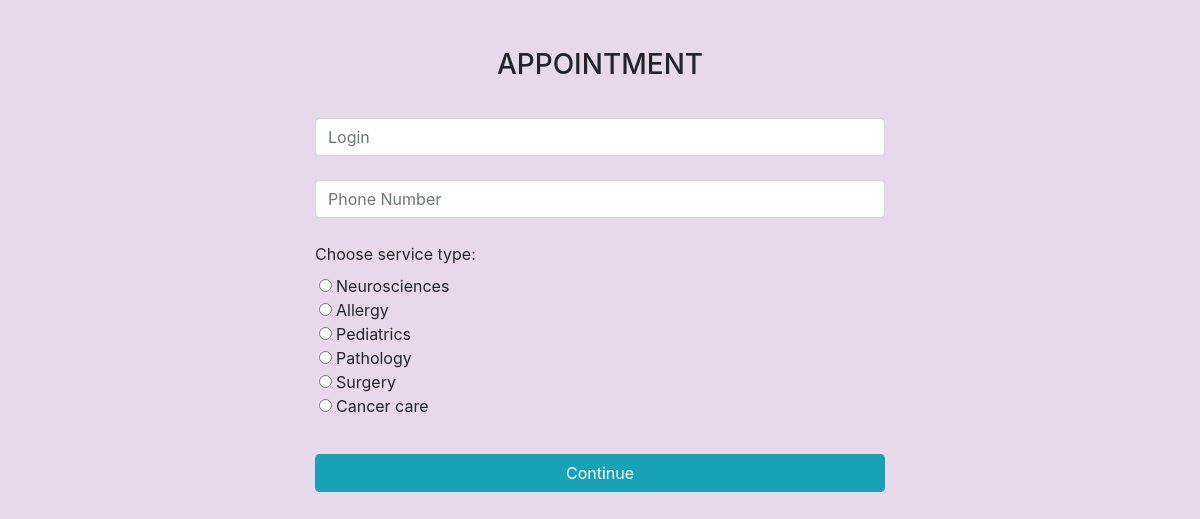
/appointment.php, run on the app's committed database.
### tables this page shows
CREATE TABLE `service_type` (
  `id` int(11) NOT NULL,
  `name` varchar(32) NOT NULL
);

### appointment.php (the view, shortened to what this page needs)
<!DOCTYPE html>
<html lang="en">
<head>
	<link rel="stylesheet" href="https://cdn.jsdelivr.net/npm/bootstrap@4.6.0/dist/css/bootstrap.min.css">
  <link rel="stylesheet" href="style.css">
</head>
<body>
	<div class="container-fluid">
		<div class="row">
			<div class="col-lg-3"></div>
			<div class="col-lg-6 col-md-6 col-sm-12">
				<br>
				<br>
				<h3 class = "text-center">APPOINTMENT</h3><br>
                <form action="appointment2.php"method="post">
					<div class="form-group py-1">
                        <input type="text" class="form-control" name="login" value="<?php echo $_COOKIE['login']?>" placeholder="Login">
					</div>
					<div class="form-group py-1">
                        <input type="text" class="form-control" name="number" placeholder="Phone Number">
					</div>
                    <div class="form-group py-1">
                        <label>Choose service type: </label>
                        <ul>
                            <?php
                            $con = mysqli_connect('localhost','root','','coding');
                            $sql_trend = "SELECT * FROM service_type";
                            $result = mysqli_query($con, $sql_trend);
                            while($row = mysqli_fetch_array($result)) {
                                echo '<li><input class = "mx-1" name ="service" type="radio" value="'.$row['name'].'">'.$row['name'].'</li>';
                            }
                            ?>
                        </ul>
                    </div>
                    <button class = "form-control btn-info" type="submit">Continue</button>
                </form>
		</div>
	</div>
</body>
</html>

### style.css (style rules this page uses)
* { scroll-behavior: smooth; }
body { background: #e7d9ea; scroll-behavior: smooth; }
* { margin: 0; padding: 0; box-sizing: border-box; list-style: none; text-decoration: none; }

### data on the page
service_type: name "Neurosciences"
service_type: name "Allergy"
service_type: name "Pediatrics"
service_type: name "Pathology"
service_type: name "Surgery"
service_type: name "Cancer care"
